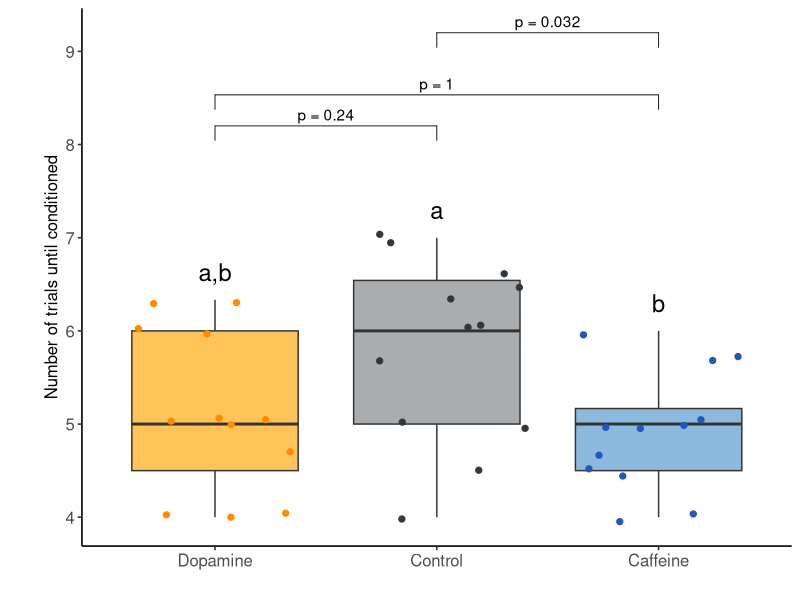
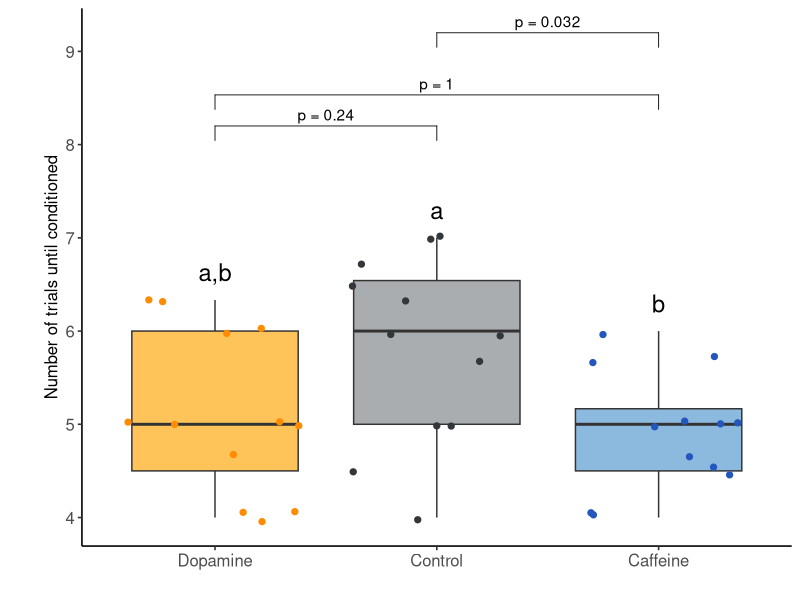

Reproduce these figures in R, in order.
## ---- chunk 1
knitr::opts_chunk$set(echo = TRUE)
## ---- chunk 2
library(dplyr)
library(tidyr)
library(readr)
library(ggplot2)
library(ggpubr)
library(nlme)
library(multcomp)
library(tibble)

setwd("~/Dropbox/Pesquisa/Post-doc/OIST_luscombeu/insect_outreach/")
## ---- chunk 3

learning_bees_results <- read_csv("learning_bees_results.csv") 

write_csv(learning_bees_results, "learning_bees_results_average.csv", na = "NA",  quote_escape = "double",)
## Convert to long format

learning_bees_long <- gather(learning_bees_results, Treatment, Number_condit, Dopamine:Caffeine, factor_key=TRUE)%>%
   drop_na() 

 average_learning_bees<- learning_bees_long %>%
   group_by(Treatment,Sample) %>%
   summarise(average_cond = mean(Number_condit, na.rm = TRUE)) 


average_learning_bees<- average_learning_bees %>%
   arrange(average_cond)

colour_palette <- data.frame("Treatment" = levels(average_learning_bees$Treatment),
                             "palette" = c("orange", "#7d8185", 
                                           "steelblue3"))
#f8b195, #f67280, #c06c84, #6c5b7b, #355c7d



lme_learning = lme(log10(Number_condit +1) ~ Treatment, data=learning_bees_long, random = ~1|Sample)
anova(lme_learning)

learning_post_t <- summary(glht(lme_learning, 
                             linfct=mcp(Treatment = "Tukey")), 
                           test = adjusted(type = "bonferroni"))


learning_post_t<- data.frame(Estimate = learning_post_t$test$coefficients, 
                                 p.val = learning_post_t$test$pvalues) %>%
   rownames_to_column(var= "comparison" )  %>%
   separate(comparison, c("group1", "group2"), " - ") %>%
   as_tibble() 


learning_max_value <- average_learning_bees %>%
   dplyr::select(Treatment, average_cond) %>%
   group_by(Treatment) %>%
   dplyr::filter(average_cond == max(average_cond)) %>%
   distinct(Treatment, .keep_all = T) %>%
   add_column(Turket_test = c("b", "a,b", "a"))

learning_max_value$average_cond = learning_max_value$average_cond +0.2

learning_post_tuk<-learning_post_t %>%
   add_column(.before = "group1", 'term' = c("average_cond")) %>% 
   mutate(across(is.numeric, ~ round(., 3)))

plot1 <- average_learning_bees %>%
   ggplot(aes(y=average_cond, x =Treatment)) + 
     geom_boxplot(aes(fill = Treatment), alpha = 0.65) +
   scale_fill_manual(values=c(colour_palette$palette)) +
   stat_pvalue_manual(learning_post_tuk, label = "p = {p.val}", y.position = (learning_max_value$average_cond+2)) +
     theme_classic(base_size = 12)+
   geom_text(data = learning_max_value,
             label = c(learning_max_value$Turket_test), size =6, 
             position = position_dodge(0.9),vjust = 0)

   
plot1 + 
   #geom_jitter(size = 1.8, stroke = 1,  shape=21, colour="black", aes(color=Treatment)) +
   geom_jitter( size = 1.8, aes(color=Treatment)) +
   scale_color_manual(values=c("#ff8c00", "#33373b", "#2457bd"),
                      name = "Treatment",
                      labels = colour_palette$Treatment) +
   labs(x= "", y = "\n\nNumber of trials until conditioned") +   theme(legend.position = "none", 
axis.text = element_text(size=12),
         text = element_text(size=12))

ggsave("plot2.png", units="in", width=5, height= 5, dpi=600)
